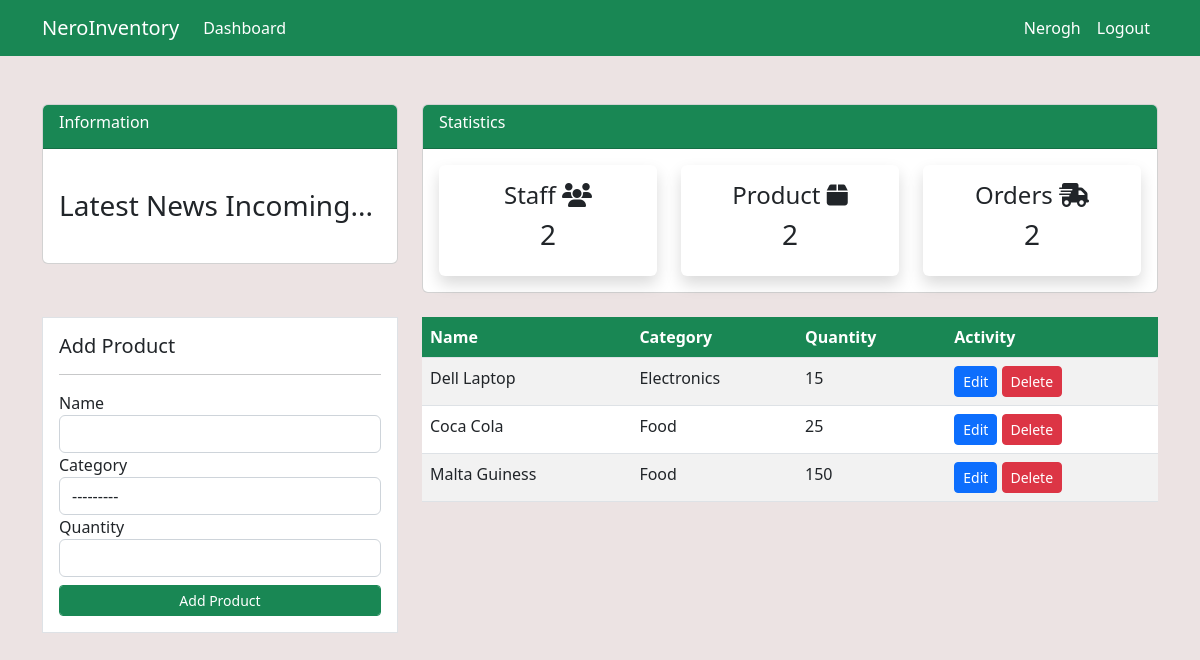
The app's page /products/ (signed in), older data.
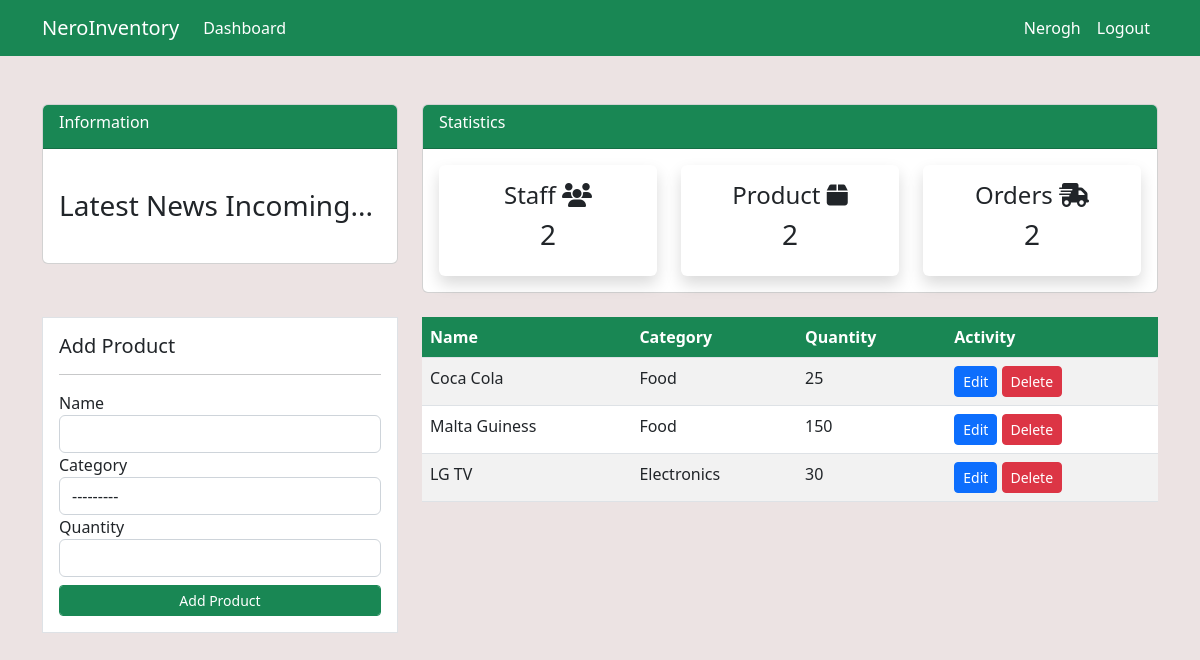
The same page, newer data.
### dashboard/models.py (models this page shows, shortened)
class Product(models.Model):
    name=models.CharField(max_length=255,null=True,blank=True)
    category=models.CharField(max_length=255,choices=Category,null=True,blank=True)
    quantity=models.PositiveBigIntegerField(null=True,blank=True)
    class Meta:
        verbose_name_plural="Product"

### dashboard/views.py (the view)
# urls.py: path('products/', views.products,name='dashboard-products'),
@login_required
def products(request):
    items = Product.objects.all()
    if request.method=='POST':
        form = ProductForm(request.POST)
        if form.is_valid():
            form.save()
            return redirect('dashboard-products')
    else:
        form = ProductForm()
    context={
        'items':items,
        'form':form,
    }
    return render(request,'dashboard/products.html',context)

### dashboard/forms.py
class ProductForm(forms.ModelForm):
    class Meta:
        model=Product
        fields= ['name','category','quantity']

### templates/dashboard/products.html (shortened to what this page needs)
{% extends 'partials/_base.html' %}
{% load crispy_forms_tags %}
{% block content %}
{% include 'partials/_topbar.html' %}
<div class="container my-4">
  <div class="row">
    <div class="col-md-4">
      <div class="border p-3 bg-white">
        <h5 class="text-dark">Add Product</h5>
        <hr />
        <form method="POST">
          {{form | crispy}}
          <input
            type="submit"
            class="btn btn-success btn-sm mt-2 form-control form-control-sm"
            value="Add Product"
          />
        </form>
      </div>
    </div>
    <div class="col-md-8">
      <table class="table table-striped bg-white 5">
        <thead class="bg-success text-white">
          <tr>
            <th scope="col">Name</th>
            <th scope="col">Category</th>
            <th scope="col">Quantity</th>
            <th scope="col">Activity</th>
          </tr>
        </thead>
        <tbody>
          {% for item in items %}
          <tr>
            <td scope="row">{{item.name}}</td>
            <td>{{item.category}}</td>
            <td>{{item.quantity}}</td>
            <td>
              <a
                href="{% url 'dashboard-products-update' item.id %}"
                class="btn btn-primary btn-sm"
                >Edit</a
              >
              <a
                href="{% url 'dashboard-products-delete' item.id %}"
                class="btn btn-danger btn-sm"
                >Delete</a
              >
            </td>
          </tr>
          {% endfor %}
        </tbody>
      </table>
    </div>
  </div>
</div>
{% endblock content %}

### templates/partials/_base.html (shortened to what this page needs)
{% load static %}
<!DOCTYPE html>
<html lang="en">
  <head>
    <link
      href="https://cdn.jsdelivr.net/npm/bootstrap@5.2.3/dist/css/bootstrap.min.css"
      rel="stylesheet"
    />
    <link
      rel="stylesheet"
      href="https://cdnjs.cloudflare.com/ajax/libs/font-awesome/6.2.1/css/all.min.css"
    />
    <link rel="stylesheet" href="{% static 'css/main.css'%}" />
  </head>
  <body>
    {% include './_nav.html' %}
    {% block content %}{% endblock content %}
  </body>
</html>

### templates/partials/_nav.html (shortened to what this page needs)
<nav class="navbar navbar-expand-lg bg-success">
  {% if user.is_authenticated %}
  <div class="container">
    <a class="navbar-brand text-white" href="{% url 'dashboard-index' %}"
      >NeroInventory</a
    >
    <div class="collapse navbar-collapse" id="navbarSupportedContent">
      <ul class="navbar-nav me-auto mb-2 mb-lg-0">
        <li class="nav-item">
          <a
            class="nav-link active text-white"
            aria-current="page"
            href="{% url 'dashboard-index' %}"
            >Dashboard</a
          >
        </li>
      </ul>
      <ul class="navbar-nav mr-auto mr-auto mb-2 mb-lg-0">
        <li class="nav-item">
          <a
            class="nav-link active text-white text-capitalize"
            aria-current="page"
            href="{% url 'user-profile' %}"
            >{{user.username}}</a
          >
        </li>
        <li class="nav-item">
          <a class="nav-link text-white" href="{% url 'user-logout' %}"
            >Logout</a
          >
        </li>
      </ul>
      {% endif %}
    </div>
  </div>
</nav>

### templates/partials/_topbar.html
<div class="container mt-5">
  <div class="row">
    <div class="col-md-4">
      <div class="card">
        <div class="card-header bg-success text-white">
          <h6>Information</h6>
        </div>
        <div class="card-body">
          <marquee behavior="" direction="">
            <h3 class="my-4">Latest News Incoming...</h3>
          </marquee>
        </div>
      </div>
    </div>
    <div class="col-md-8">
      <div class="card">
        <div class="card-header bg-success text-white">
          <h6>Statistics</h6>
        </div>
        <div class="card-body">
          <div class="row">
            <div class="col-md-4">
              <a
                href="{% url 'dashboard-staff' %}"
                class="text-decoration-none text-dark"
              >
                <div class="card my-card shadow text-center p-3">
                  <h4>Staff <i class="fas fa-users"></i></h4>
                  <h3>2</h3>
                </div>
              </a>
            </div>
            <div class="col-md-4">
              <a
                href="{% url 'dashboard-products' %}"
                class="text-decoration-none text-dark"
              >
                <div class="card my-card shadow text-center p-3">
                  <h4>Product <i class="fas fa-box"></i></h4>
                  <h3>2</h3>
                </div>
              </a>
            </div>
            <div class="col-md-4">
              <a
                href="{% url 'dashboard-orders' %}"
                class="text-decoration-none text-dark"
              >
                <div class="card my-card shadow text-center p-3">
                  <h4>Orders <i class="fas fa-shipping-fast"></i></h4>
                  <h3>2</h3>
                </div>
              </a>
            </div>
          </div>
        </div>
      </div>
    </div>
  </div>
</div>

### static/css/main.css (style rules this page uses)
body { background: rgb(236, 227, 227); }
.my-card { transition: 200ms ease-in-out; border: none; }

Row changes from the older to the newer data that the page shows:
removed Product: name "Dell Laptop", category "Electronics", quantity "15"
added Product: name "LG TV", category "Electronics", quantity "30"
